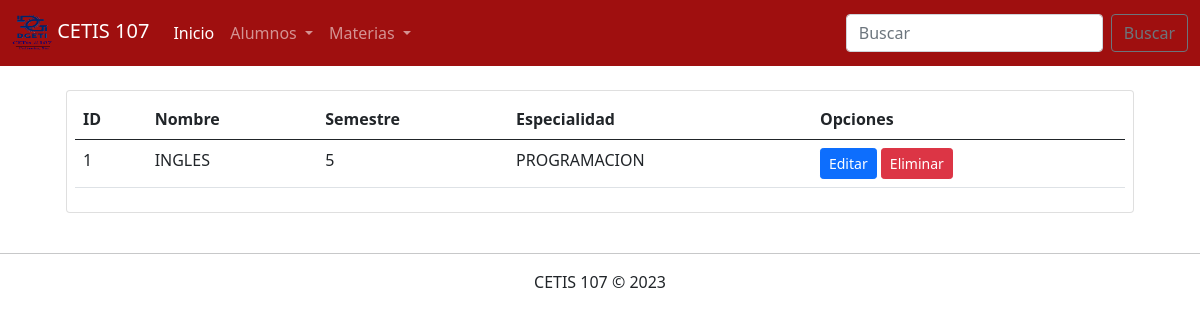
The app's page /Parcial3/ConsultarMaterias.php, older data.
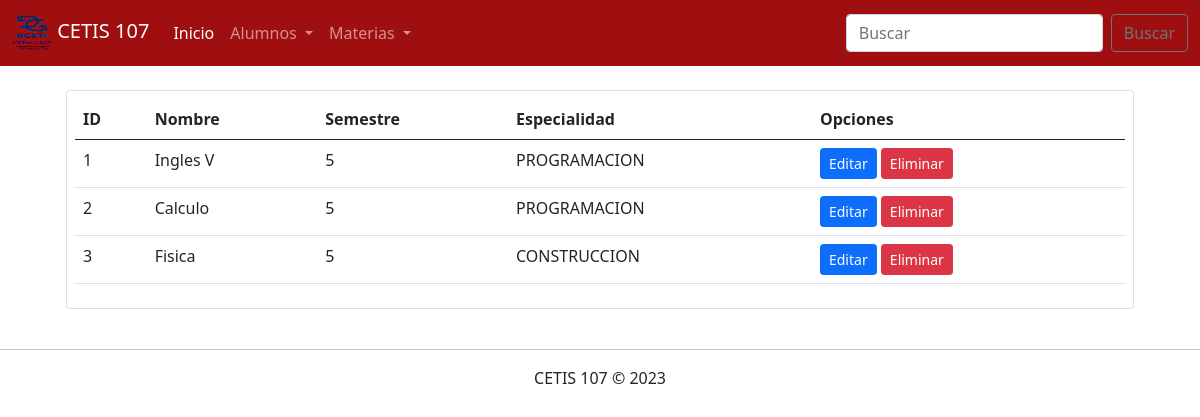
The same page, newer data.
### tables this page shows
CREATE TABLE `materias` (
  `id` int(11) NOT NULL,
  `nombre` varchar(100) NOT NULL,
  `semestre` int(11) NOT NULL,
  `especialidad` varchar(50) NOT NULL
);

### Parcial3/ConsultarMaterias.php (the view, shortened to what this page needs)
<!DOCTYPE html>
<html lang="en">
<head>
    <link rel="stylesheet" href="css/bootstrap.css">
</head>
<body>
<?php
        include 'menu.php';
        include 'conexion.php';
        $sql = "SELECT * FROM materias";
        $datos = $conexion->query($sql);
    ?>
    <div class="container">
        <div class="row">
            <div class="col-12">
                <?php if($datos->num_rows > 0) { ?>
                <div class="table-responsive card m-4 p-2">
                    <table class="table table-hover">
                        <thead>
                            <tr>
                                <th>ID</th>
                                <th>Nombre</th>
                                <th>Semestre</th>
                                <th>Especialidad</th>
                                <th>Opciones</th>
                            </tr>
                        </thead>
                        <tbody>
                            <?php while($registro = $datos->fetch_assoc()){ ?>
                                <tr>
                                    <td><?php echo $registro["id"]; ?></td>
                                    <td><?php echo $registro["nombre"]; ?></td>
                                    <td><?php echo $registro["semestre"]; ?></td>
                                    <td><?php echo $registro["especialidad"]; ?></td>
                                    <td>
                                        <a href="EditarMateria.php?id=<?php echo $registro["id"]; ?>" class="btn btn-sm btn-primary">Editar</a>
                                        <a href="EliminarMateria.php?id=<?php echo $registro["id"]; ?>" class="btn btn-sm btn-danger">Eliminar</a>
                                    </td>
                                </tr>
                            <?php } ?>
                        </tbody>
                    </table>
                </div>
                <?php } else { ?>
                    <h2 class="m-4">No existe datos de alumnos en la base e datos</h2>
                <?php } ?>
            </div>
        </div>
    </div>
    <footer class="text-center">
        <hr>
        CETIS 107 &copy; 2023
    </footer>
</body>
</html>

Row changes from the older to the newer data that the page shows:
changed materias id 1: nombre "INGLES" → "Ingles V"
added materias: id "2", nombre "Calculo", semestre "5", especialidad "PROGRAMACION"
added materias: id "3", nombre "Fisica", semestre "5", especialidad "CONSTRUCCION"
